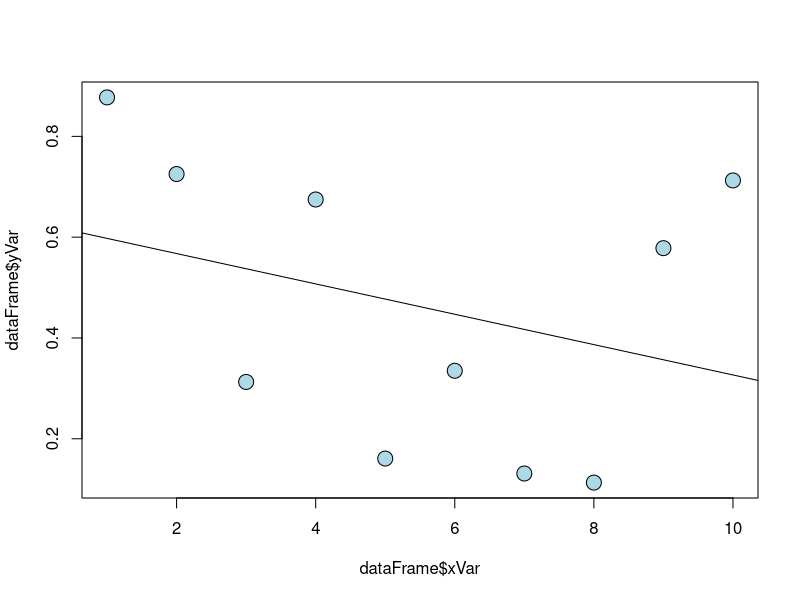
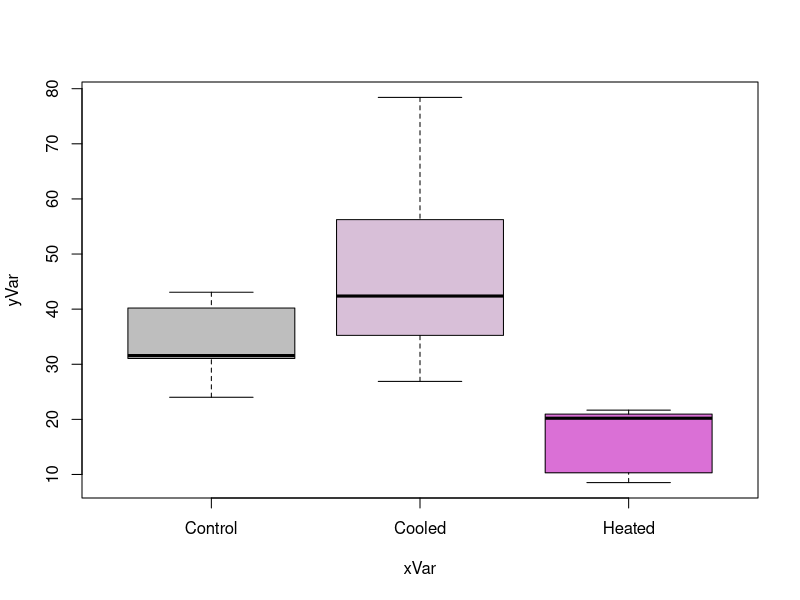
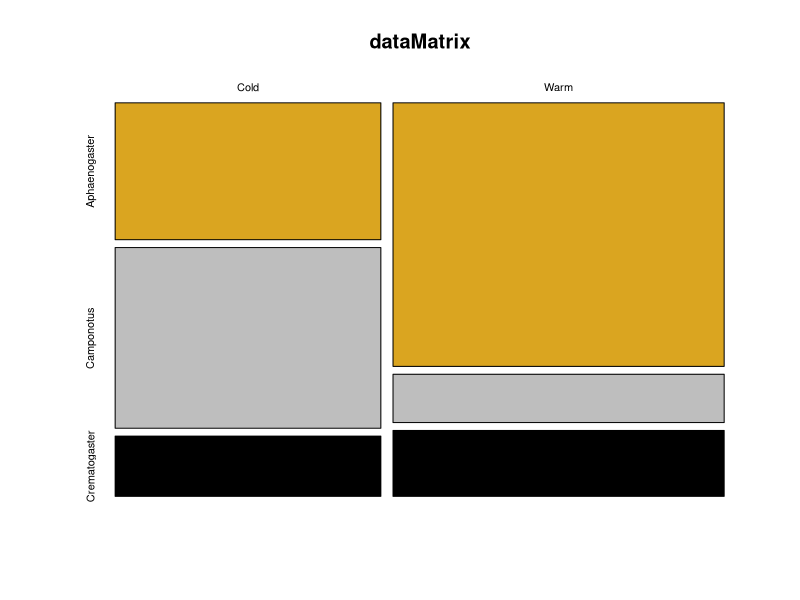
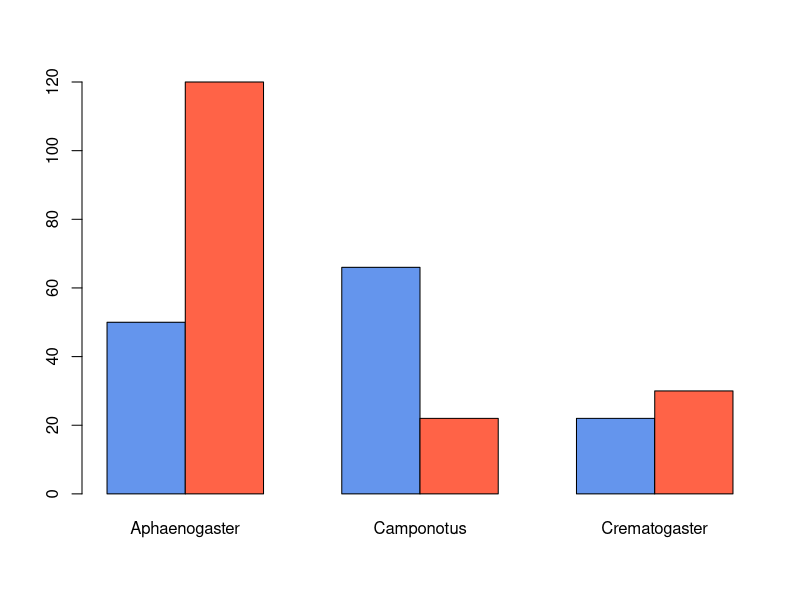
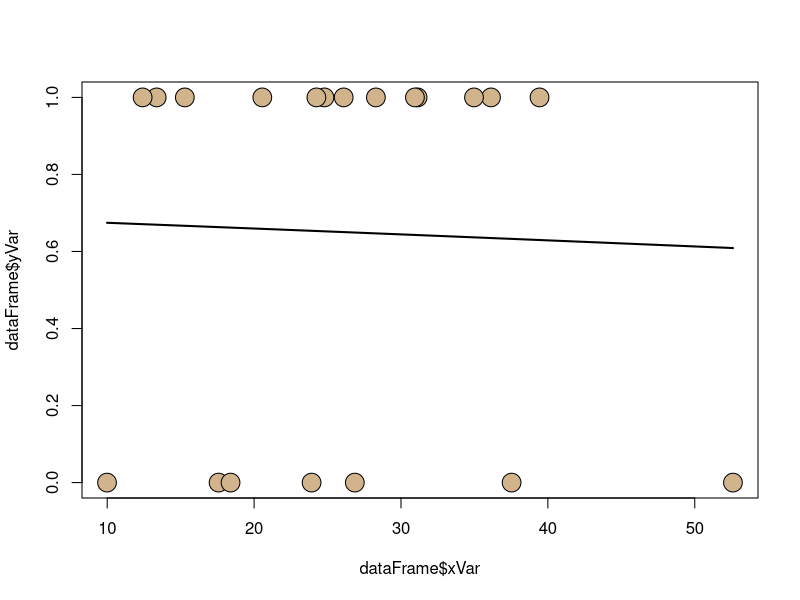
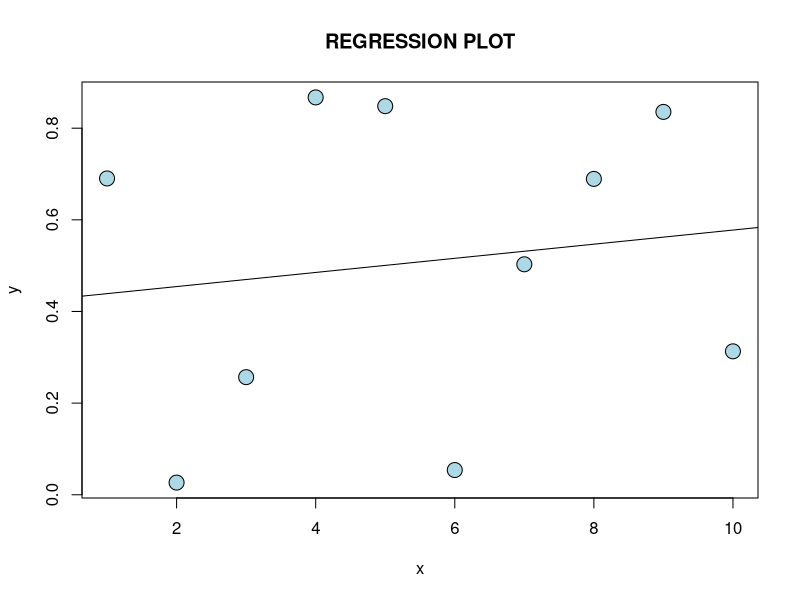
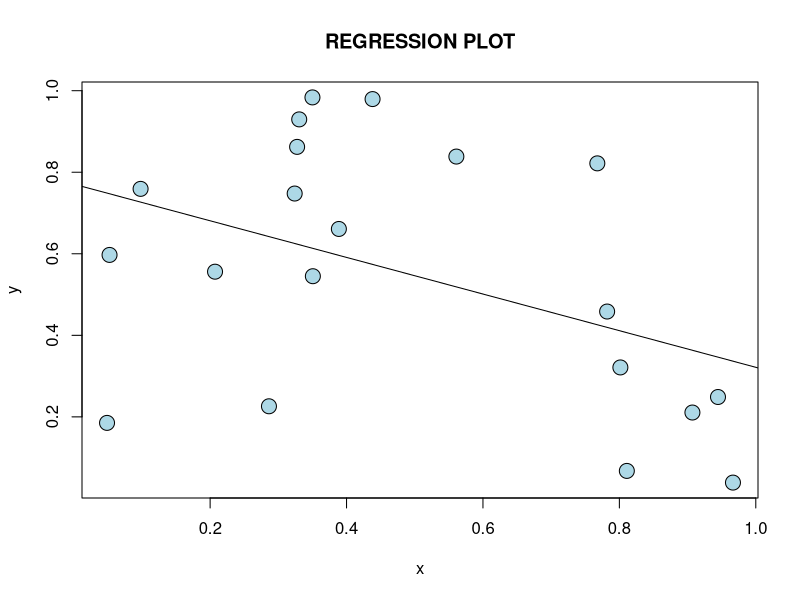
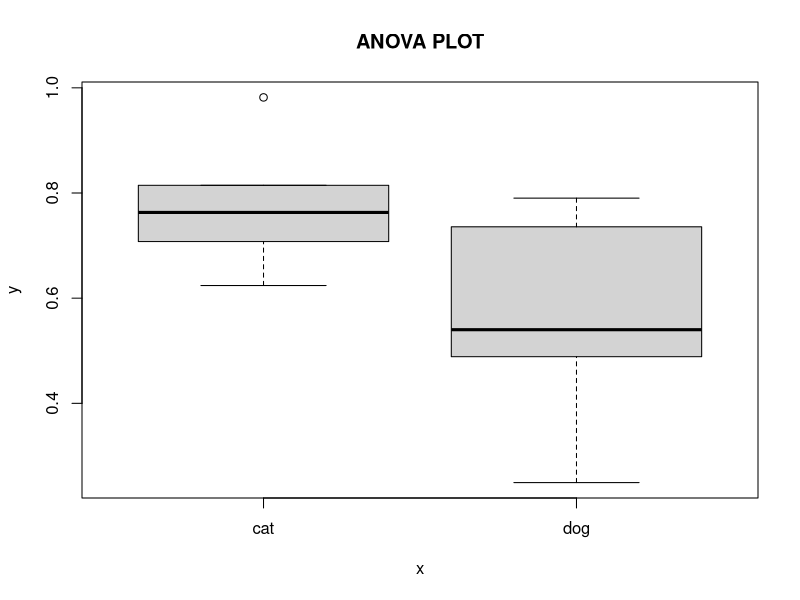

Source code (R) for these figures, in order:
## ---- chunk 1
# data
xVar <- 1:10
yVar <- runif(10)
dataFrame <- data.frame(xVar,yVar)

# model
regModel <- lm(yVar~xVar,data=dataFrame)

# model output
print(regModel)
print(summary(regModel))

# plot
plot(y=dataFrame$yVar,x=dataFrame$xVar,pch=21,bg="lightblue",cex=2)
abline(regModel)
## ---- chunk 2
# data
xVar <- as.factor(rep(c("Control","Heated","Cooled"),each=5))
yVar <- c(rgamma(10,shape=5,scale=5),rgamma(5,shape=5,scale=10))
dataFrame <- data.frame(xVar,yVar)

# model
anovaModel <- aov(yVar~xVar,data=dataFrame)

# model output
print(anovaModel)
summary(anovaModel)

# plot
boxplot(yVar~xVar,data=dataFrame,col=c("grey","thistle","orchid"))
## ---- chunk 3
# data
vec1 <- c(50,66,22)
vec2 <- c(120,22,30)
dataMatrix <- rbind(vec1,vec2)
rownames(dataMatrix) <- c("Cold","Warm")
colnames(dataMatrix) <-c("Aphaenogaster",
                         "Camponotus",
                         "Crematogaster")



# model + model output
print(chisq.test(dataMatrix))

# plot
mosaicplot(x=dataMatrix,
           col=c("goldenrod","grey","black"),
           shade=FALSE)
barplot(height=dataMatrix,
        beside=TRUE,
        col=c("cornflowerblue","tomato"))
## ---- chunk 4
# data
xVar <- rgamma(n=20,shape=5,scale=5)
yVar <- rbinom(n=20,size=1,p=0.5)
dataFrame <- data.frame(xVar,yVar)

# model
logRegMod <- glm(yVar ~ xVar,
                 data=dataFrame,
                 family=binomial(link="logit"))
# model output
print(logRegMod)
summary(logRegMod)

# plot
plot(x=dataFrame$xVar, y=dataFrame$yVar,pch=21,bg="tan",cex=2.5)
curve(predict(logRegMod,data.frame(xVar=x),type="response"),add=TRUE,lwd=2)
## ---- chunk 5
# Create fake Data Set:
Pop1 <- runif(20)
Pop2 <- runif(20)
Factor1 <- c(rep("A", 10), rep("B", 10))
Factor2 <- as.factor(c(rep(1, 10), rep(0, 10)))
MyDF <- data.frame(Pop1, Pop2, Factor1, Factor2)
## ---- chunk 6
###########################################################################
# Function for a simple linear regression (takes cont. y and x variables)
###########################################################################

Regression <- function(x=1:10, y=runif(10)){
  regModel <- lm(y~x)
  
  z <- list(regModel, summary(regModel))
return(z)
}

###########################################################################
# END OF FUNCITON
###########################################################################

## ---- chunk 7
# run function on default values
Regression()

# Test Function with fake Data Set:
Regression(x=MyDF$Pop1, y=MyDF$Pop2)
## ---- chunk 8
###########################################################################
# Function for a simple linear regression (takes cont. y and x variables)
###########################################################################

myANOVA <- function(x=as.factor(c(rep("cat", 5), rep("dog", 5))), y=runif(10)){
  AnModel <- aov(y~x)
  
  z <- list(AnModel, summary(AnModel))
return(z)
}

###########################################################################
# END OF FUNCITON
###########################################################################

## ---- chunk 9
# run function on default values
myANOVA()

# Test Function with fake Data Set:
myANOVA(x=MyDF$Factor1, y=MyDF$Pop2)
## ---- chunk 10
###########################################################################
# function that plots data from regression (takes cont. y and x variables):
###########################################################################

RegressionPlot <- function(x=1:10, y=runif(10)){
  
  p <- plot(y=y,x=x,pch=21,bg="lightblue",cex=2, main="REGRESSION PLOT")
  regModel <- lm(y~x)
  abline(regModel)
  
return(p)
}

###########################################################################
# END OF FUNCITON
###########################################################################

## ---- chunk 11
# run the function with stock values:
RegressionPlot()

# Test Function with fake Data Set:
RegressionPlot(x=MyDF$Pop1, y=MyDF$Pop2)
## ---- chunk 12
###########################################################################
# Function for a simple linear regression (takes cont. y and x variables)
###########################################################################

myANOVAplot <- function(x=as.factor(c(rep("cat", 5), rep("dog", 5))), y=runif(10)){
  
  p <- boxplot(y~x, main="ANOVA PLOT")
  
return(p)
}

###########################################################################
# END OF FUNCITON
###########################################################################

## ---- chunk 13
# run function on default values
myANOVAplot()

# Test Function with fake Data Set:
myANOVAplot(x=MyDF$Factor1, y=MyDF$Pop2)
